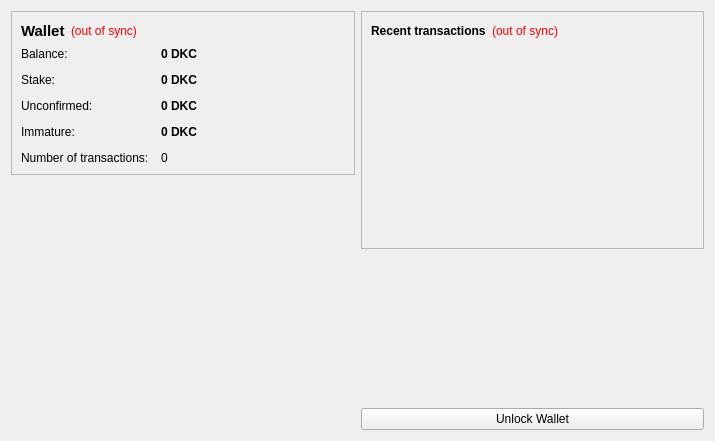
<?xml version="1.0" encoding="UTF-8"?>
<ui version="4.0">
 <class>OverviewPage</class>
 <widget class="QWidget" name="OverviewPage">
  <property name="geometry">
   <rect>
    <x>0</x>
    <y>0</y>
    <width>715</width>
    <height>441</height>
   </rect>
  </property>
  <property name="windowTitle">
   <string>Form</string>
  </property>
  <layout class="QHBoxLayout" name="horizontalLayout" stretch="1,1">
   <item>
    <layout class="QVBoxLayout" name="verticalLayout_2">
     <item>
      <widget class="QFrame" name="frame">
       <property name="frameShape">
        <enum>QFrame::StyledPanel</enum>
       </property>
       <property name="frameShadow">
        <enum>QFrame::Raised</enum>
       </property>
       <layout class="QVBoxLayout" name="verticalLayout_4">
        <item>
         <layout class="QHBoxLayout" name="horizontalLayout_4">
          <item>
           <widget class="QLabel" name="label_5">
            <property name="font">
             <font>
              <pointsize>11</pointsize>
              <weight>75</weight>
              <bold>true</bold>
             </font>
            </property>
            <property name="text">
             <string>Wallet</string>
            </property>
           </widget>
          </item>
          <item>
           <widget class="QLabel" name="labelWalletStatus">
            <property name="toolTip">
             <string>The displayed information may be out of date. Your wallet automatically synchronizes with the DijkstraCoin network after a connection is established, but this process has not completed yet.</string>
            </property>
            <property name="styleSheet">
             <string notr="true">QLabel { color: red; }</string>
            </property>
            <property name="text">
             <string notr="true">(out of sync)</string>
            </property>
            <property name="alignment">
             <set>Qt::AlignLeading|Qt::AlignLeft|Qt::AlignVCenter</set>
            </property>
           </widget>
          </item>
          <item>
           <spacer name="horizontalSpacer_2">
            <property name="orientation">
             <enum>Qt::Horizontal</enum>
            </property>
            <property name="sizeHint" stdset="0">
             <size>
              <width>40</width>
              <height>20</height>
             </size>
            </property>
           </spacer>
          </item>
         </layout>
        </item>
        <item>
         <layout class="QFormLayout" name="formLayout_2">
          <property name="fieldGrowthPolicy">
           <enum>QFormLayout::AllNonFixedFieldsGrow</enum>
          </property>
          <property name="horizontalSpacing">
           <number>12</number>
          </property>
          <property name="verticalSpacing">
           <number>12</number>
          </property>
          <item row="0" column="0">
           <widget class="QLabel" name="label">
            <property name="text">
             <string>Balance:</string>
            </property>
           </widget>
          </item>
          <item row="0" column="1">
           <widget class="QLabel" name="labelBalance">
            <property name="font">
             <font>
              <weight>75</weight>
              <bold>true</bold>
             </font>
            </property>
            <property name="cursor">
             <cursorShape>IBeamCursor</cursorShape>
            </property>
            <property name="toolTip">
             <string>Your current balance</string>
            </property>
            <property name="text">
             <string notr="true">0 DKC</string>
            </property>
            <property name="textInteractionFlags">
             <set>Qt::LinksAccessibleByMouse|Qt::TextSelectableByKeyboard|Qt::TextSelectableByMouse</set>
            </property>
           </widget>
          </item>
          <item row="1" column="0">
           <widget class="QLabel" name="label_6">
            <property name="text">
             <string>Stake:</string>
            </property>
           </widget>
          </item>
          <item row="1" column="1">
           <widget class="QLabel" name="labelStake">
            <property name="font">
             <font>
              <weight>75</weight>
              <bold>true</bold>
             </font>
            </property>
            <property name="cursor">
             <cursorShape>IBeamCursor</cursorShape>
            </property>
            <property name="toolTip">
             <string>Total of coins that was staked, and do not yet count toward the current balance</string>
            </property>
            <property name="text">
             <string notr="true">0 DKC</string>
            </property>
            <property name="textInteractionFlags">
             <set>Qt::LinksAccessibleByMouse|Qt::TextSelectableByKeyboard|Qt::TextSelectableByMouse</set>
            </property>
           </widget>
          </item>
          <item row="2" column="0">
           <widget class="QLabel" name="label_3">
            <property name="text">
             <string>Unconfirmed:</string>
            </property>
           </widget>
          </item>
          <item row="2" column="1">
           <widget class="QLabel" name="labelUnconfirmed">
            <property name="font">
             <font>
              <weight>75</weight>
              <bold>true</bold>
             </font>
            </property>
            <property name="cursor">
             <cursorShape>IBeamCursor</cursorShape>
            </property>
            <property name="toolTip">
             <string>Total of transactions that have yet to be confirmed, and do not yet count toward the current balance</string>
            </property>
            <property name="text">
             <string notr="true">0 DKC</string>
            </property>
            <property name="textInteractionFlags">
             <set>Qt::LinksAccessibleByMouse|Qt::TextSelectableByKeyboard|Qt::TextSelectableByMouse</set>
            </property>
           </widget>
          </item>
          <item row="3" column="0">
           <widget class="QLabel" name="labelImmatureText">
            <property name="text">
             <string>Immature:</string>
            </property>
           </widget>
          </item>
          <item row="3" column="1">
           <widget class="QLabel" name="labelImmature">
            <property name="font">
             <font>
              <weight>75</weight>
              <bold>true</bold>
             </font>
            </property>
            <property name="toolTip">
             <string>Mined balance that has not yet matured</string>
            </property>
            <property name="text">
             <string notr="true">0 DKC</string>
            </property>
            <property name="textInteractionFlags">
             <set>Qt::LinksAccessibleByMouse|Qt::TextSelectableByKeyboard|Qt::TextSelectableByMouse</set>
            </property>
           </widget>
          </item>
          <item row="4" column="0">
           <widget class="QLabel" name="label_2">
            <property name="text">
             <string>Number of transactions:</string>
            </property>
           </widget>
          </item>
          <item row="4" column="1">
           <widget class="QLabel" name="labelNumTransactions">
            <property name="toolTip">
             <string>Total number of transactions in wallet</string>
            </property>
            <property name="text">
             <string notr="true">0</string>
            </property>
           </widget>
          </item>
         </layout>
        </item>
       </layout>
      </widget>
     </item>
     <item>
      <spacer name="verticalSpacer">
       <property name="orientation">
        <enum>Qt::Vertical</enum>
       </property>
       <property name="sizeHint" stdset="0">
        <size>
         <width>20</width>
         <height>40</height>
        </size>
       </property>
      </spacer>
     </item>
     <item>
      <widget class="QLabel" name="label_6">
       <property name="text">
        <string/>
       </property>
       <property name="pixmap">
        <pixmap resource="../bitcoin.qrc">:/images/backg</pixmap>
       </property>
       <property name="scaledContents">
        <bool>false</bool>
       </property>
       <property name="alignment">
        <set>Qt::AlignCenter</set>
       </property>
       <property name="margin">
        <number>-2</number>
       </property>
      </widget>
     </item>
    </layout>
   </item>
   <item>
    <layout class="QVBoxLayout" name="verticalLayout_3">
     <item>
      <widget class="QFrame" name="frame_2">
       <property name="frameShape">
        <enum>QFrame::StyledPanel</enum>
       </property>
       <property name="frameShadow">
        <enum>QFrame::Raised</enum>
       </property>
       <layout class="QVBoxLayout" name="verticalLayout">
        <item>
         <layout class="QHBoxLayout" name="horizontalLayout_2">
          <item>
           <widget class="QLabel" name="label_4">
            <property name="text">
             <string>&lt;b&gt;Recent transactions&lt;/b&gt;</string>
            </property>
           </widget>
          </item>
          <item>
           <widget class="QLabel" name="labelTransactionsStatus">
            <property name="toolTip">
             <string>The displayed information may be out of date. Your wallet automatically synchronizes with the DijkstraCoin network after a connection is established, but this process has not completed yet.</string>
            </property>
            <property name="styleSheet">
             <string notr="true">QLabel { color: red; }</string>
            </property>
            <property name="text">
             <string notr="true">(out of sync)</string>
            </property>
            <property name="alignment">
             <set>Qt::AlignRight|Qt::AlignTrailing|Qt::AlignVCenter</set>
            </property>
           </widget>
          </item>
          <item>
           <spacer name="horizontalSpacer">
            <property name="orientation">
             <enum>Qt::Horizontal</enum>
            </property>
            <property name="sizeHint" stdset="0">
             <size>
              <width>40</width>
              <height>20</height>
             </size>
            </property>
           </spacer>
          </item>
         </layout>
        </item>
        <item>
         <widget class="QListView" name="listTransactions">
          <property name="styleSheet">
           <string notr="true">QListView { background: transparent; }</string>
          </property>
          <property name="frameShape">
           <enum>QFrame::NoFrame</enum>
          </property>
          <property name="verticalScrollBarPolicy">
           <enum>Qt::ScrollBarAlwaysOff</enum>
          </property>
          <property name="horizontalScrollBarPolicy">
           <enum>Qt::ScrollBarAlwaysOff</enum>
          </property>
          <property name="selectionMode">
           <enum>QAbstractItemView::NoSelection</enum>
          </property>
         </widget>
        </item>
       </layout>
      </widget>
     </item>
     <item>
      <spacer name="verticalSpacer_2">
       <property name="orientation">
        <enum>Qt::Vertical</enum>
       </property>
       <property name="sizeHint" stdset="0">
        <size>
         <width>20</width>
         <height>40</height>
        </size>
       </property>
      </spacer>
     </item>
     <item>
      <widget class="QPushButton" name="unlockWalletButton">
       <property name="text">
        <string>Unlock Wallet</string>
       </property>
      </widget>
     </item>
    </layout>
   </item>
  </layout>
 </widget>
 <resources>
  <include location="../bitcoin.qrc"/>
 </resources>
 <connections/>
</ui>
